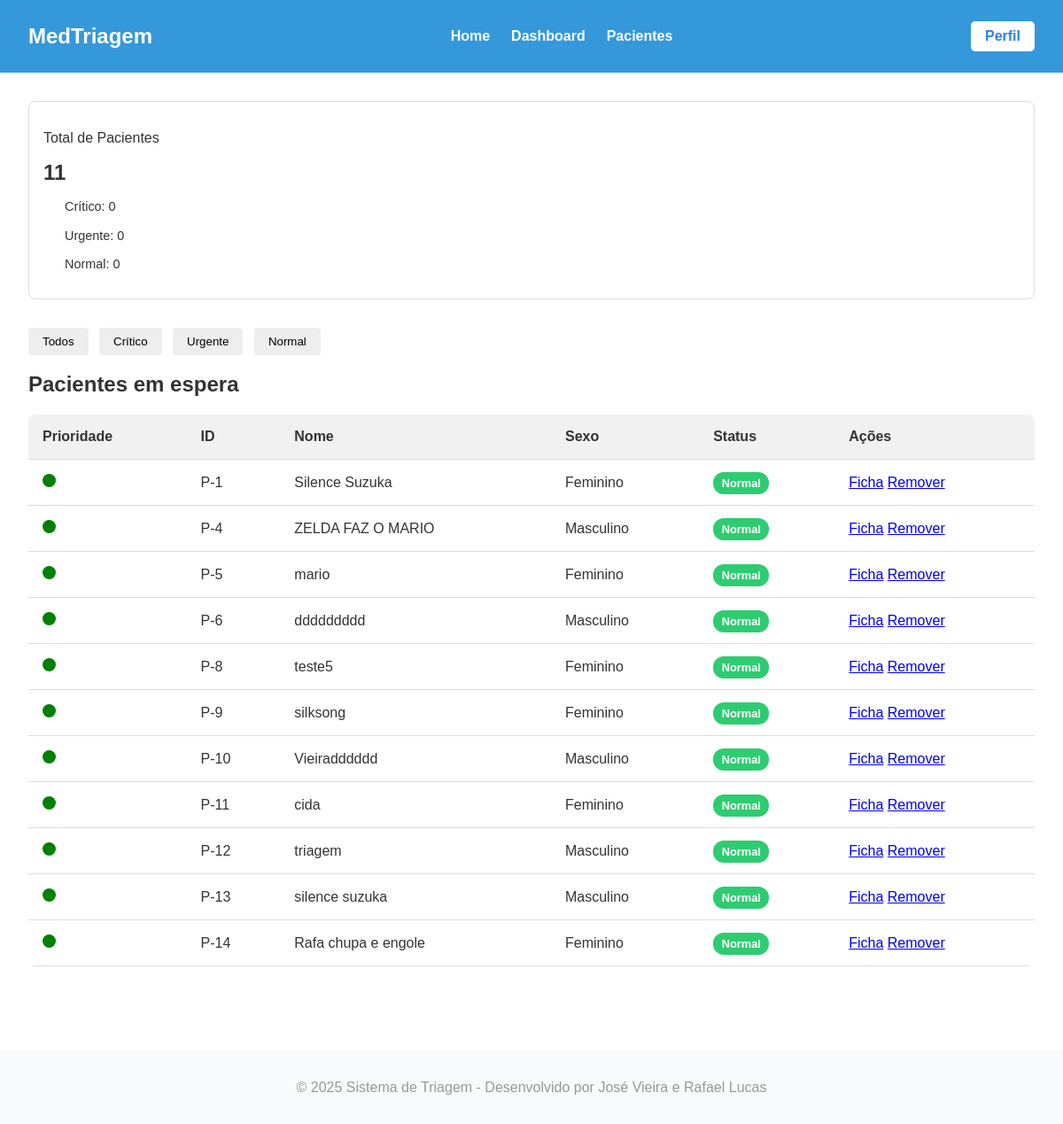
The page /master/dashboard/ (signed in) on the database as committed earlier.
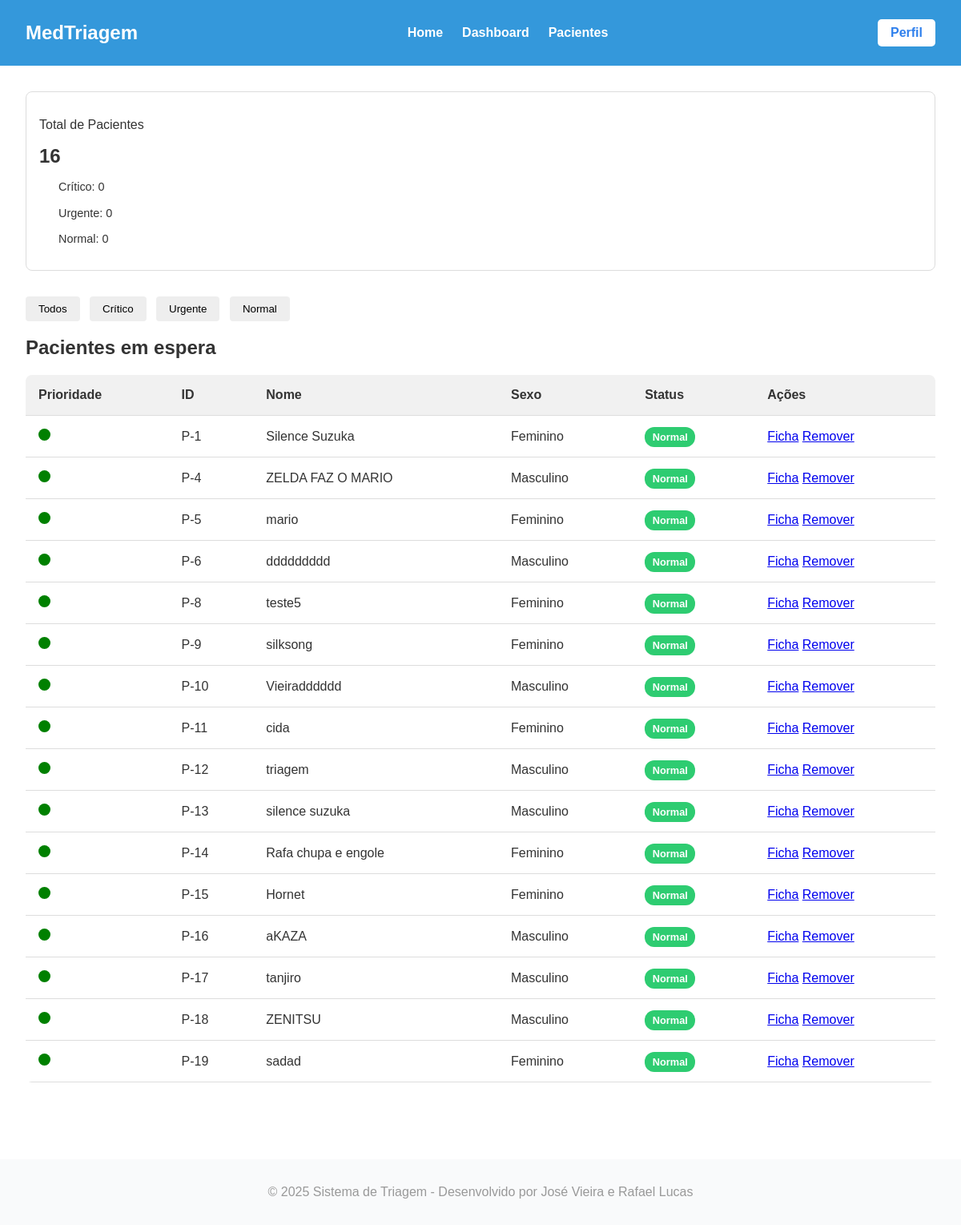
The same page on the database as committed later.
### triagem/models.py (models this page shows, shortened)
class Paciente(models.Model):
    Sexualidade = [
        ('Masculino', 'Masculino'),
        ('Feminino', 'Feminino'),
    ]
    Convenios = [
        ('SUS', 'SUS'),
        ('Unimed', 'Unimed'),
        ('Hapvida', 'Hapvida'),
        ('Amil', 'Amil'),
        ('Bradesco Saude', 'Bradesco Saude'),
    ]
    Status = [
        ('Aguardando', 'Aguardando'),
        ('Em atendimento', 'Em atendimento'),
        ('Concluido', 'Concluido'),
    ]
    Sintomas = [
        ('Dor_Toracica', 'Dor Torácica / Aperto no Peito'),
        ('Falta_de_Ar', 'Falta de Ar / Dificuldade para Respirar'),
        ('Alteracao_Neurologica_Grave', 'Alteração de Consciência / Convulsão / Confusão'),
        ('Sangramento_Ativo', 'Sangramento Ativo / Vômito ou Fezes com Sangue'),
        ('Febre', 'Febre / Calafrios'),
        ('Dor_de_Cabeca', 'Dor de Cabeça'),
        ('Tontura_MalEstar', 'Tontura / Fraqueza / Mal-estar Geral'),
        ('Sintomas_Respiratorios_Leves', 'Tosse / Espirros / Dor de Garganta'),
        ('Dor_Abdominal', 'Dor Abdominal / Cólica'),
        ('Sintomas_Gastrointestinais', 'Náusea / Vômito / Diarreia'),
        ('Lesao_Trauma', 'Lesão / Trauma / Queda Recente'),
        ('Dor_Locomotora', 'Dor Muscular / Articular / Lombar'),
        ('Reacao_Alergica_Pele', 'Reação Alérgica / Erupção na Pele / Inchaço'),
        ('Queixa_Urinaria', 'Queixa Urinária (Dor ao urinar / Sangue na urina)'),
        ('Outro', 'Outro'),
    ]
    Risco = [
        ('Vermelho', 'Emergência'),
        ('Laranja', 'Muito Urgente'),
        ('Amarelo', 'Urgente'),
        ('Verde', 'Pouco Urgente'),
        ('Azul', 'Não Urgente'),
    ]
    Profissionais = [
        ('Clinica Medica', 'Clinica Medica'),
        ('Ortopedia', 'Ortopedia'),
        ('Pediatria', 'Pediatria'),
        ('Cardiologia', 'Cardiologia'),
        ('Neurologia', 'Neurologia'),
    ]
    nome = models.CharField(max_length=100)
    data_nascimento = models.DateField(verbose_name="Data de Nascimento")
    sexo = models.CharField(choices=Sexualidade, max_length=50)
    cpf = models.CharField(unique=True, max_length=14)
    convenio = models.CharField(choices=Convenios, max_length=50)
    temperatura = models.FloatField(max_length=3)
    pressao_sistolica = models.CharField(max_length=3) # Valor maior
    pressao_diastolica = models.CharField(max_length=3) # Valor menor
    pulso = models.CharField(max_length=3)
    frequenciaRespiratoria = models.CharField(max_length=3)
    saturacao = models.CharField(max_length=3)
    glicemia = models.CharField(max_length=3)
    dor = models.IntegerField(validators=[MinValueValidator(0), MaxValueValidator(10)])
    queixa = models.CharField(max_length=1000)
    inicio_sintomas = models.DateField()
    sintomas_associados = models.CharField(choices=Sintomas, max_length=50)
    observacoes = models.CharField(blank=True, null=True, max_length=1000)
    classificacao = models.CharField(choices=Risco, max_length=50,blank=True, null=True)
    justificativa = models.CharField(blank=True, null=True)
    encaminhamento = models.CharField(choices=Profissionais, max_length=50,blank=True, null=True)
    status = models.CharField(max_length=20, choices=Status, default='Aguardando',blank=True, null=True)
    hora_chegada = models.DateTimeField(default=timezone.now, blank=True)
    hora_inicio_atendimento = models.DateTimeField(null=True, blank=True)
    hora_fim_atendimento = models.DateTimeField(null=True, blank=True)
    atendente = models.ForeignKey(settings.AUTH_USER_MODEL, on_delete=models.PROTECT, related_name='pacientes_criados')
    medico_responsavel = models.ForeignKey(settings.AUTH_USER_MODEL, on_delete=models.SET_NULL, related_name='pacientes_atendidos', null=True, blank=True)

### triagem/views.py (the view)
# urls.py: path('dashboard/', dashboard_view, name='dashboard'),
@login_required
def dashboard_view(request):
    pacientes = Paciente.objects.all()
    status_contagem = Counter(p.status for p in pacientes)
    return render(request, 'site/dashboard.html', {
        'pacientes': pacientes,
        'status_contagem': status_contagem
    })

### triagem/templates/site/dashboard.html (shortened to what this page needs)
{% load static %}
<!DOCTYPE html>
<html lang="pt-br">
<head>
    <link rel="stylesheet" href="{% static 'front/css/base.css' %}?v=2">
    <link rel="stylesheet" href="{% static 'front/css/dashboard.css' %}?v=2">
</head>
<body>
    <header>
        <h1><a href="{% url 'hosp:index' %}">MedTriagem</a></h1>
        <nav class="menu-links">
            <a href="{% url 'hosp:index' %}" ><p>Home</p></a>
            <a href="{% url 'hosp:dashboard' %}" ><p>Dashboard</p></a>
            <a href="{% url 'hosp:listar' %}" ><p>Pacientes</p></a>
        </nav>
         <div class="entrar">
            <a href="{% url 'hosp:perfil' %}" class="btn-entrar">Perfil</a>
        </div>
    </header>
    <main class="dashboard-container">
        <section class="cards">
            <div class="card">
                <p>Total de Pacientes</p>
                <h2>{{ pacientes|length }}</h2></h2>
                <div class="prioridades">
                    <p><span class="dot red"></span> Crítico: {{ status_contagem.Crítico|default:0 }}</p>
                    <p><span class="dot yellow"></span> Urgente: {{ status_contagem.Urgente|default:0 }}</p>
                    <p><span class="dot green"></span> Normal: {{ status_contagem.Normal|default:0 }}</p>
                </div>
            </div>
        </section>
        <div class="filtros">
            <button class="filtro-btn ativo">Todos</button>
            <button class="filtro-btn">Crítico</button>
            <button class="filtro-btn">Urgente</button>
            <button class="filtro-btn">Normal</button>
        </div>
        <section class="table-section">
            <h2>Pacientes em espera</h2>
            <table>
                <thead>
                    <tr>
                        <th>Prioridade</th>
                        <th>ID</th>
                        <th>Nome</th>
                        <th>Sexo</th>
                        <th>Status</th>
                        <th>Ações</th>
                    </tr>
                </thead>
                <tbody>
                    {% for paciente in pacientes %}
                    <tr>
                        <td>
                            {% if paciente.prioridade|lower == "critico" %}
                                <span class="dot critico"></span>
                            {% elif paciente.prioridade|lower == "urgente" %}
                                <span class="dot urgente"></span>
                            {% else %}
                                <span class="dot normal"></span>
                            {% endif %}
                        </td>
                        <td>P-{{ paciente.id }}</td>
                        <td>{{ paciente.nome }}</td>
                        <td>{{ paciente.sexo }}</td>
                        <td>
                           {% if paciente.prioridade|lower == "critico" %}
                                <span class="status-tag critico">Crítico</span>
                            {% elif paciente.prioridade|lower == "urgente" %}
                                <span class="status-tag urgente">Urgente</span>
                            {% else %}
                                <span class="status-tag normal">Normal</span>
                            {% endif %}
                        </td>
                        <td>
                            <a href="{% url 'hosp:mostrar' paciente.id %}">Ficha</a>
                            <a href="{% url 'hosp:deletar' paciente.id %}" onclick="return confirm('Tem certeza disso?')">Remover</a>
                        </td>
                    </tr>
                    {% endfor %}
                </tbody>
            </table>
        </section>
    </main>
    <footer>
        <p>© 2025 Sistema de Triagem - Desenvolvido por José Vieira e Rafael Lucas</p>
    </footer>
</body>
</html>

### triagem/static/front/css/base.css (style rules this page uses)
body { margin: 0; font-family: 'Segoe UI', Tahoma, Geneva, Verdana, sans-serif; background-color: #ffffff; color: #333; }
header { color: white; padding: 1rem 2rem; display: flex; justify-content: space-between; align-items: center; background-color: #3498db; }
header a { text-decoration: none; color: inherit; }
header h1 { margin: 0; font-size: 1.5rem; grid-column: 1; }
main { background-color: #ffffff; }
.menu-links { display:flex; justify-content: center; gap: 1.5em; grid-column: 2; }
.menu-links a { color: white; text-decoration: none; font-weight: bold; transition: opacity 0.2s; }
.entrar { grid-column: 3; display: flex; justify-content: flex-end; }
.btn-entrar { background-color: white; color: #2f80ed; padding: 0.5rem 1rem; border-radius: 5px; text-decoration: none; font-weight: bold; transition: background-color 0.2s, color 0.2s; }
footer { text-align: center; color: #999; margin-top: 4rem; padding: 1rem; background-color: #f9fafb; }

### triagem/static/front/css/dashboard.css (style rules this page uses)
body { font-family: Arial, sans-serif; margin: 0; color: #333; }
.dashboard-container { padding: 2rem; }
.cards { display: flex; gap: 1rem; margin-bottom: 2rem; }
.card { background: #fff; padding: 1rem; border: 1px solid #ddd; border-radius: 8px; flex: 1; }
.card h2 { margin: 0.5rem 0; }
.prioridades { font-size: 0.9rem; }
.dot { height: 15px; width: 15px; border-radius: 50%; display: inline-block; margin-right: 5px; }
.dot.normal { background-color: green; }
.filtros { margin-bottom: 1rem; }
.filtro-btn { padding: 0.5rem 1rem; border: none; margin-right: 0.5rem; border-radius: 4px; background: #eee; cursor: pointer; }
.table-section table { width: 100%; border-collapse: collapse; background: #fff; border-radius: 8px; overflow: hidden; }
table thead { background: #f1f1f1; }
table th, table td { padding: 1rem; text-align: left; border-bottom: 1px solid #ddd; }
.status-tag { padding: 0.3rem 0.6rem; border-radius: 12px; font-size: 0.8rem; color:#fff; font-weight: bold; }
.status-tag.normal { background: #2ecc71; }

Rows that differ between the two databases and show on the page:
added Paciente: id "15", nome "Hornet", sexo "Feminino"
added Paciente: id "16", nome "aKAZA", sexo "Masculino"
added Paciente: id "17", nome "tanjiro", sexo "Masculino"
added Paciente: id "18", nome "ZENITSU", sexo "Masculino"
added Paciente: id "19", nome "sadad", sexo "Feminino"
Other text that changed with them:
{{ pacientes|length }}: "11" → "16"
